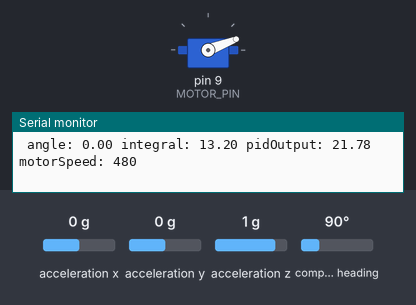
A sketch run on a simulated Arduino Uno, built with avr-gcc and run on an emulated ATmega328P. Parts: servo, the last lines printed to the serial monitor. The inputs (shaded band) are chosen by the test bench; at power-on: acceleration x 0 g, acceleration z 1 g, acceleration y 0 g, compass heading 90°.

Above: at 5.2 s.
5.3 s: acceleration x set to -1.4 g
8.3 s: acceleration z set to 0 g
9.8 s: acceleration y set to -0.8 g
At 10.2 s:
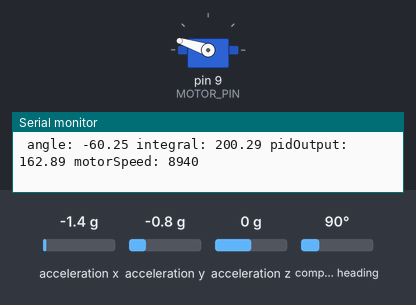
11.3 s: acceleration x set to 0.8 g
At 12.5 s:
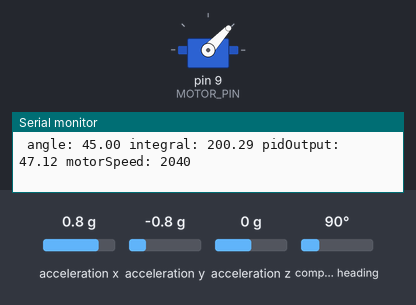
12.8 s: acceleration y set to -1.4 g
At 13.9 s:
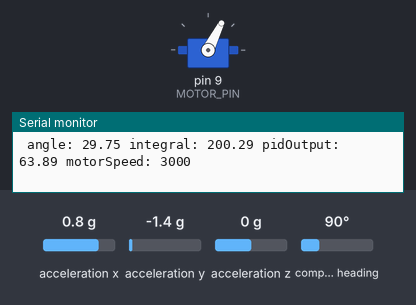
14.3 s: acceleration x set to 1.4 g
At 15.2 s:
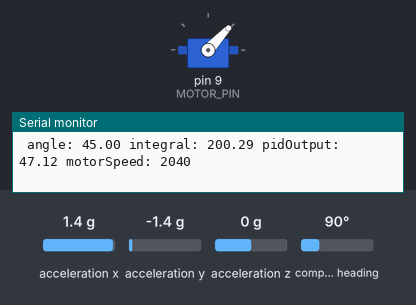
Timing chart, 0 to 17.3 s (numbered marks = the images above; inputs shaded):
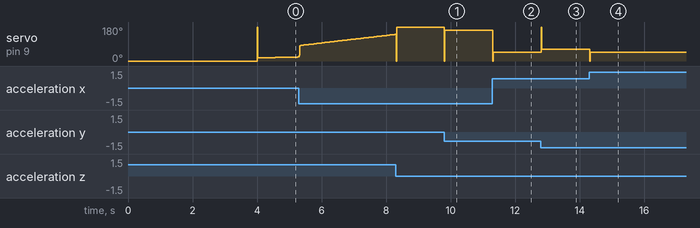

Measured:
- after the input at 9.8 s, servo on pin 9 (MOTOR_PIN): 180° → 162° at once
- after the input at 11.3 s, servo on pin 9 (MOTOR_PIN): 162° → 47° at once
- after the input at 12.8 s, servo on pin 9 (MOTOR_PIN): 47° → 63° at once
- after the input at 14.3 s, servo on pin 9 (MOTOR_PIN): 63° → 47° at once

The sketch:

PID_test_code.ino
```cpp
#include <Wire.h>
#include <Adafruit_Sensor.h>
#include <Adafruit_BNO055.h>
#include <utility/imumaths.h>
#include <Servo.h>


#define MOTOR_PIN 9 // Example pin for motor control

// Define PID constants
#define KP 1.1  //try starting at 0.1
#define KI 0.4  //make sure KI is very small because integrating 100 times per second. 0.005
#define KD 0.2

// Define setpoint (desired angle)
#define SETPOINT 15.0

// Define variables
double angle, error, lastError, integral, derivative, output;
double max_input, min_input, loop_time, max_error, min_pidOutput, max_pidOutput;

Adafruit_BNO055 bno = Adafruit_BNO055(55, 0x28, &Wire);
Servo ESC;     // create servo object to control the ESC

// Create PID controller
double calculatePID(double input) {
  // Calculate error
  error = SETPOINT - input;

  // Proportional term
  double proportional = KP * error;

  // Integral term
  if(abs(integral) <= 200)
    integral += error * 0.01;
  double integralTerm = KI * integral;

  // Derivative term
  derivative = (error - lastError) / 0.01;
  double derivativeTerm = KD * derivative;

  // Calculate output
  output = proportional + integralTerm + derivativeTerm;

  // Save error for next iteration
  lastError = error;

  return output;
}

void setup() {
  ESC.attach(9,1000,2000); // (pin, min pulse width, max pulse width in microseconds)
  //setPWM();
  Serial.begin(115200);
  ESC.write(0);
  delay(4000);

  integral = 0;

  // Define the range of input values to the PID controller
  max_input = 85.0;  // Maximum observed input value
  min_input = -38.5; // Minimum observed input value

  // Define the loop time (in milliseconds)
  loop_time = 10.0; // Time between consecutive PID calculations (10 milliseconds in your case)

  // Calculate the maximum possible error
  max_error = (max_input - min_input) / (2 * (KP + KI / (loop_time / 1000.0) + KD * (loop_time / 1000.0)));

  // Calculate the minimum and maximum possible values of pidOutput
  min_pidOutput = SETPOINT - max_error;
  max_pidOutput = SETPOINT + max_error;

  // Initialize motor pin
  pinMode(MOTOR_PIN, OUTPUT);

  // Initialize IMU
  Wire.begin();
  bno.begin();
  bno.setExtCrystalUse(true);

  //ESC.write(37);
  //delay(10000);
}

void loop() {
  // Read IMU data
  sensors_event_t event;
  bno.getEvent(&event);
  angle = event.orientation.y; // y-axis which is long length of sensor from top view

  // Calculate PID
  double pidOutput = calculatePID(angle);
  //Serial.print("pidOutput: ");
  //Serial.println(pidOutput);
  Serial.print(" angle: ");
  Serial.print(angle);

  // Adjust motor speed or position based on PID output
  // Example: Motor speed control
//  int motorSpeed = map(pidOutput, -180, 180, -255, 255); // Adjust mapping according to your motor's specifications
  //int motorSpeed = map(pidOutput, 0, 1023, -180, 180); // Adjust mapping according to your motor's specifications
  int motorSpeed = map(pidOutput, min_pidOutput, max_pidOutput, 0.0, 180); // -84 is the highest observed value when arm is straight up
  //potentially map to 35, not 0.0.

  Serial.print(" integral: ");
  Serial.print(integral);
  Serial.print(" pidOutput: ");
  Serial.print(pidOutput);
  Serial.print(" motorSpeed: ");
  Serial.println(motorSpeed);
  //analogWrite(MOTOR_PIN, abs(motorSpeed));
  //if(motorSpeed <= 80)
  //  ESC.write(motorSpeed);
  //else
  //  ESC.write(80);

  ESC.write(pidOutput);

  // Delay for stability
  delay(loop_time);

  //resting speed was motorSpeed = 68
  //Moving past y angle 0, we want motorSpeed = 68
  //need to synchronize powering ESC and turning on of Arduino
}


//EOF
```
